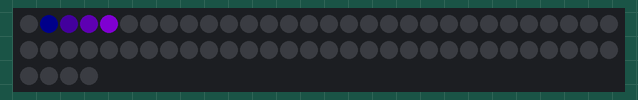
The sketch below on a simulated Arduino Uno, built with avr-gcc and run on an emulated ATmega328P. Shown: 64 RGB LEDs in strip order, left to right, continuing on the next row. Dim RGB values are drawn brighter than linear.

Above: at 0.45 s.
At 4.07 s:
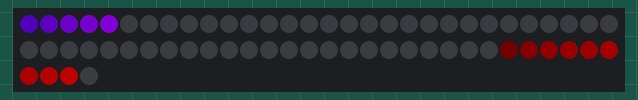
At 11.01 s:
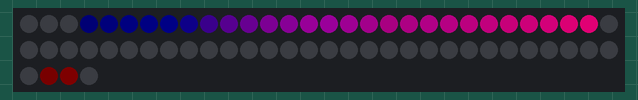
At 17.34 s:
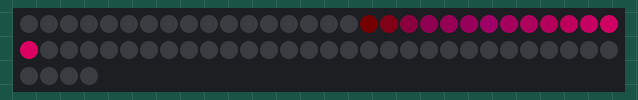
At 28.5 s:
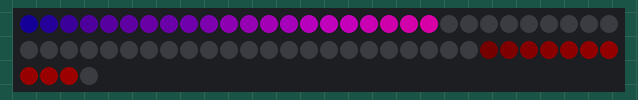
At 39.66 s:
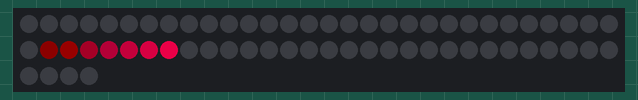

The sketch:

Flash.ino
```cpp
#include "FastLED.h"                                          // FastLED library.

#define DATA_PIN  8
#define NUM_LEDS 64

#define qsubd(x, b) ((x>b)?b:0)                               // Clip. . . . A digital unsigned subtraction macro. if result <0, then x=0. Otherwise, x=b.
#define qsuba(x, b) ((x>b)?x-b:0)                             // Level shift. . . Unsigned subtraction macro. if result <0, then x=0. Otherwise x=x-b.

struct CRGB leds[NUM_LEDS];                                   // Initialize our LED array.

// Palette definitions
CRGBPalette16 currentPalette;
CRGBPalette16 targetPalette;
TBlendType    currentBlending = LINEARBLEND;                                // NOBLEND or LINEARBLEND

unsigned int ledLoc = 0;                                     // Current active LED.

void setup(){
 Serial.begin(115200);                                        // Initialize serial port for debugging.
 FastLED.addLeds<WS2812B, DATA_PIN, GRB>(leds, NUM_LEDS).setCorrection(TypicalLEDStrip);
 FastLED.setBrightness(255);
 FastLED.setMaxPowerInVoltsAndMilliamps(5, 500);               // FastLED Power management set at 5V, 500mA.

}

void loop(){

 flash();

}


void flash(){
  currentPalette = PartyColors_p;
  EVERY_N_MILLIS_I(thisTimer,100) {                           // This only sets the Initial timer delay. To change this value, you need to use thisTimer.setPeriod(); You could also call it thatTimer and so on.
    uint8_t timeval = beatsin8(10,5,100);                     // Create/modify a variable based on the beastsin8() function.
    thisTimer.setPeriod(timeval);                             // Use that as our update timer value.
    ledLoc = (ledLoc+1) % (NUM_LEDS-1);                       // A simple routine to just move the active LED UP the strip.
    leds[ledLoc] = ColorFromPalette(currentPalette, ledLoc, 255, currentBlending);     // Pick a slightly rotating colour from the Palette
  }
  fadeToBlackBy(leds, NUM_LEDS, 8);                           // Leave a nice comet trail behind.
  FastLED.show();
}
```
